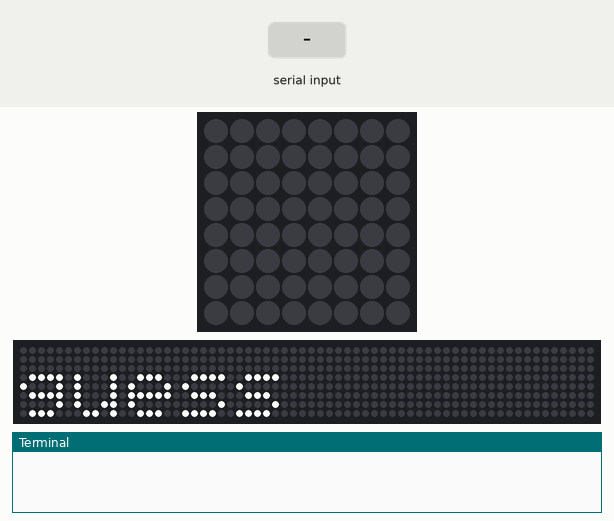
This program was run on a simulated Raspberry Pi (BCM pin numbers) with a Sense HAT. On the bench: the Sense HAT's 8×8 RGB LED matrix, a strip that is not on the board, showing the scrolling text unrolled, the last lines printed to the terminal. The inputs (shaded band) are chosen by the test bench. The 64×8 strip is a reading aid, not a part: it shows the text the matrix is scrolling, unrolled, one strip-width of it at a time. At 26.8 s the program stops and its outputs stay as they are.

Above: at 12.65 s.
13.9 s: "3" typed at the terminal, then Enter
At 14.6 s:
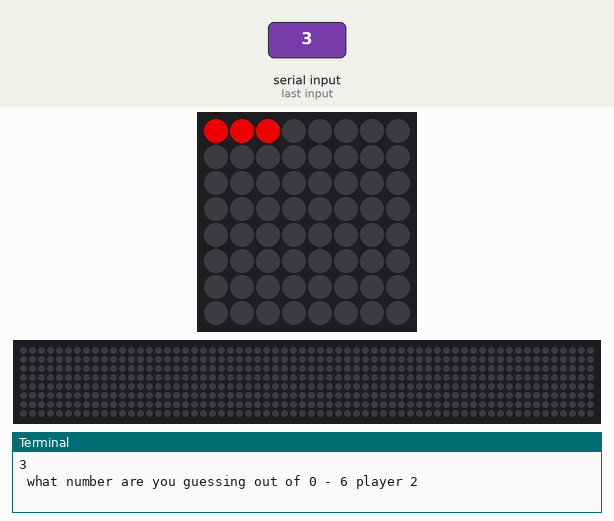
15.4 s: "2" typed at the terminal, then Enter
16.9 s: "1" typed at the terminal, then Enter
At 18.1 s:
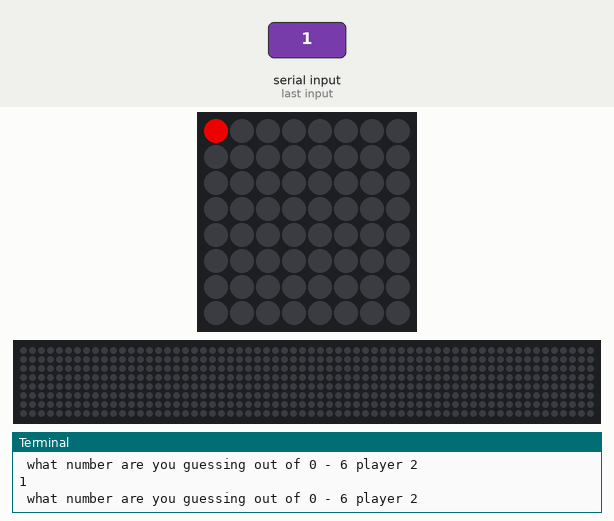
18.4 s: "5" typed at the terminal, then Enter
At 18.46 s:
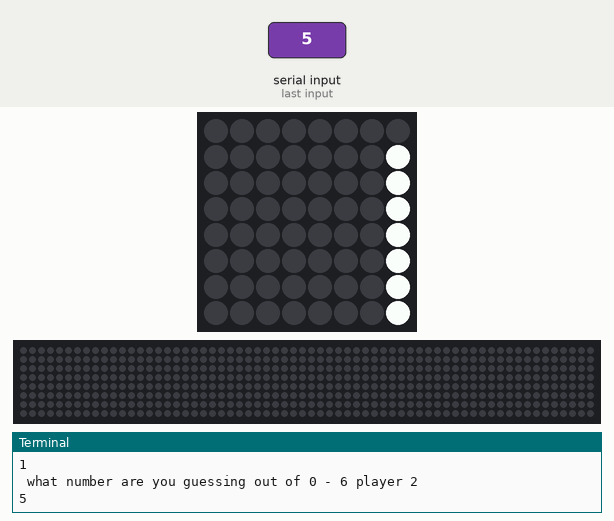

The program:

zainluke.py
```python
from sense_hat import SenseHat

sense = SenseHat()

r = (200, 0, 0)
B = (0, 0, 0)
b = (0, 0, 200)
healthdsp1 = [r,r,r,B,B,B,B,B,B,B,B,B,B,B,B,B,B,B,B,B,B,B,B,B,B,B,B,B,B,B,B,B,B,B,B,B,B,B,B,B,B,B,B,B,B,B,B,B,B,B,B,B,B,B,B,B,B,B,B,B,B,B,B,B]
healthdsp2 = [r,r,B,B,B,B,B,B,B,B,B,B,B,B,B,B,B,B,B,B,B,B,B,B,B,B,B,B,B,B,B,B,B,B,B,B,B,B,B,B,B,B,B,B,B,B,B,B,B,B,B,B,B,B,B,B,B,B,B,B,B,B,B,B]
healthdsp3 = [r,B,B,B,B,B,B,B,B,B,B,B,B,B,B,B,B,B,B,B,B,B,B,B,B,B,B,B,B,B,B,B,B,B,B,B,B,B,B,B,B,B,B,B,B,B,B,B,B,B,B,B,B,B,B,B,B,B,B,B,B,B,B,B]
healthdsp4 = [B,B,B,B,B,B,B,B,B,B,B,B,B,B,B,B,B,B,B,B,B,B,B,B,B,B,B,B,B,B,B,B,B,B,B,B,B,B,B,B,B,B,B,B,B,B,B,B,B,B,B,B,B,B,B,B,B,B,B,B,B,B,B,B]
game_won = False
#player1
sense.show_message("what is the number player two has to guess",scroll_speed=0.05)
thingnumber = int(input())
counter = 3


sense.set_pixels(healthdsp1)


while game_won == False:
#player 2
    print(" what number are you guessing out of 0 - 6 player 2")
    num_taken = int(input())
    if num_taken == thingnumber:
        game_won = True
        sense.show_message("player two has won the game",scroll_speed = 0.05)
    elif counter == 3:
        counter = counter - 1
        sense.set_pixels(healthdsp2)
    elif counter == 2:
        counter = counter - 1
        sense.set_pixels(healthdsp3)
    elif counter == 1:
        counter = counter - 1
        sense.set_pixels(healthdsp4)
        sense.show_message("Player one has won the game",scroll_speed = 0.05)
        game_won = True
```

Measured:
- after the input at 13.9 s, the LEDs: change at once (image 1)
- after the input at 16.9 s, the LEDs: change at once (image 2)
- after the input at 18.4 s, the LEDs: first change at once (image 3 shows a later state)
